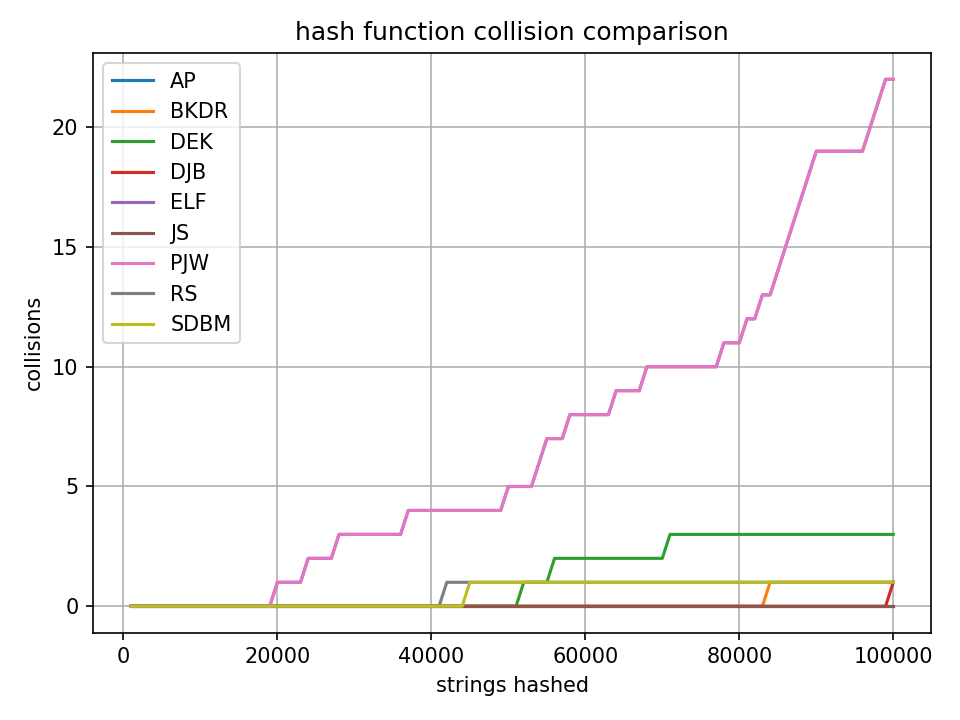

The Python source for this figure:
import csv
import matplotlib.pyplot as plt

data = {}
with open('10_05.csv') as f:
    for row in csv.DictReader(f):
        n = row['name']
        if n not in data:
            data[n] = ([], [])
        data[n][0].append(int(row['strings']))
        data[n][1].append(int(row['collisions']))

for name, (x, y) in sorted(data.items()):
    plt.plot(x, y, label=name)

plt.xlabel('strings hashed')
plt.ylabel('collisions')
plt.title('hash function collision comparison')
plt.grid(True)
plt.legend()
plt.tight_layout()
plt.show()
